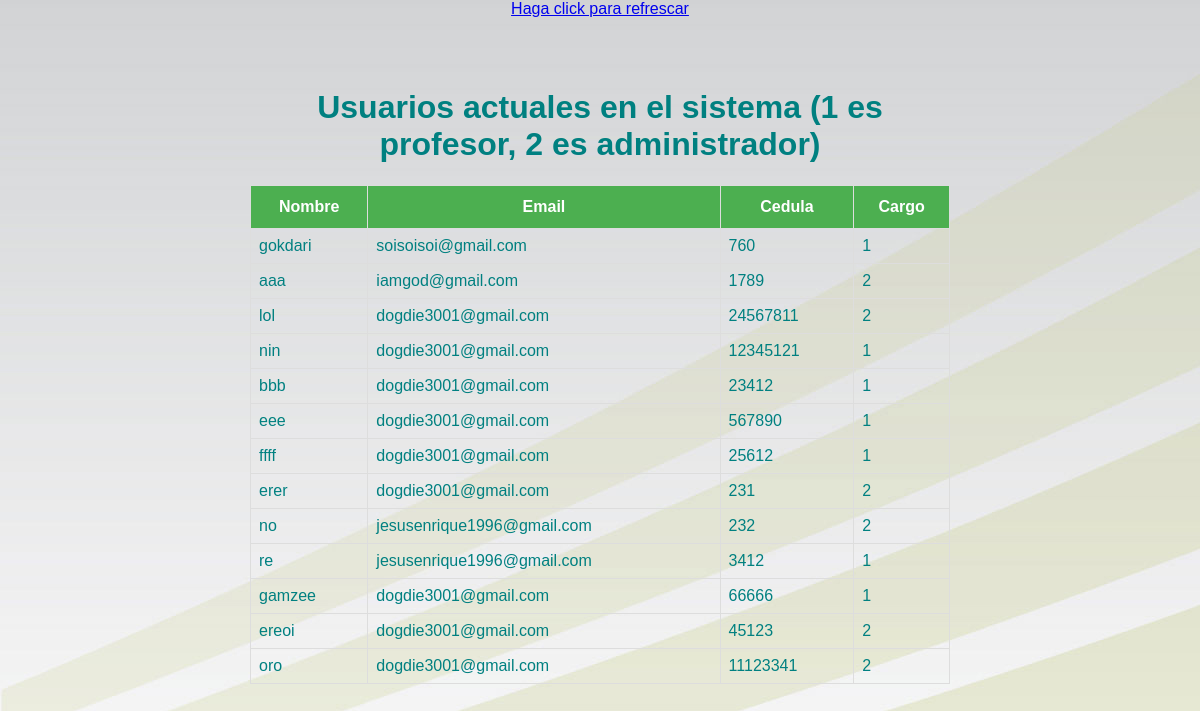
Page /cambiar.php on the committed database.
### tables this page shows
CREATE TABLE `usuarios` (
  `id` int(11) NOT NULL AUTO_INCREMENT,
  `nombre` varchar(100) NOT NULL,
  `clave` varchar(100) NOT NULL,
  `email` varchar(100) NOT NULL,
  `cedula` int(11) NOT NULL,
  `Cargo` int(11) NOT NULL,
  PRIMARY KEY (`id`)
);

### cambiar.php (the view, shortened to what this page needs)
<?php
include_once("connection.php");
$sql = "SELECT * FROM `usuarios` limit 69 ";
$queryRecords = mysqli_query($conn, $sql) or die("Error al buscar");
?>
<html>
<head>
<link rel="stylesheet" href="estilos\clase.css">
</head>
<body>
<div style="text-align: center;"><a href="cambiar.php">Haga click para refrescar</a></div>
<div class="container" style="padding:50px 250px;">
<center><h1>Usuarios actuales en el sistema (1 es profesor, 2 es administrador)</h1></center>
<table id="employee_grid" name="employee_grid" class="table table-condensed table-hover table-striped bootgrid-table" width="60%" cellspacing="0">
   <thead>
      <tr>
         <th><center>Nombre</center></th>
         <th><center>Email</center></th>
		 <th><center>Cedula</center></th>
		 <th><center>Cargo</center></th>
      </tr>
   </thead>
   <tbody id="_editable_table">
      <?php foreach($queryRecords as $res) :?>
      <tr data-row-id="<?php echo $res['id'];?>">
         <td class="editable-col" contenteditable="false" colcambiar='0' oldVal ="<?php echo $res['nombre'];?>"><?php echo $res['nombre'];?></td>
         <td class="editable-col" contenteditable="false" colcambiar='1' oldVal ="<?php echo $res['email'];?>"><?php echo $res['email'];?></td>
         <td class="editable-col" contenteditable="false" colcambiar='2' oldVal ="<?php echo $res['cedula'];?>"><?php echo $res['cedula'];?></td>
		 <td class="editable-col" contenteditable="true"  colcambiar='3' oldVal ="<?php echo $res['Cargo'];?>"><?php echo $res['Cargo'];?></td>
   </tr>
	  <?php endforeach;?>
   </tbody>
</table>
</div>
</html>

### estilos/clase.css (style rules this page uses)
body { font-family:Arial,Helvetica,sans-serif;color:teal;padding:0;margin:0;background-image:url(imagenes/fondo_une.jpg) }
#employee_grid { font-family:"Trebuchet MS",Arial,Helvetica,sans-serif;border-collapse:collapse;width:100% }
#employee_grid td,#employee_grid th { border:1px solid #ddd;padding:8px }
#employee_grid th { padding-top:12px;padding-bottom:12px;text-align:left;background-color:#4CAF50;color:#fff }

### cambiar.php (style rules this page uses)
body { background-image: url("imagenes/fondo_une.jpg") }

### rows in the picture
usuarios: nombre "gokdari", email "soisoisoi@gmail.com", cedula "760", Cargo "1"
usuarios: nombre "aaa", email "iamgod@gmail.com", cedula "1789", Cargo "2"
usuarios: nombre "lol", email "dogdie3001@gmail.com", cedula "24567811", Cargo "2"
usuarios: nombre "nin", email "dogdie3001@gmail.com", cedula "12345121", Cargo "1"
usuarios: nombre "bbb", email "dogdie3001@gmail.com", cedula "23412", Cargo "1"
usuarios: nombre "eee", email "dogdie3001@gmail.com", cedula "567890", Cargo "1"
usuarios: nombre "ffff", email "dogdie3001@gmail.com", cedula "25612", Cargo "1"
usuarios: nombre "erer", email "dogdie3001@gmail.com", cedula "231", Cargo "2"
usuarios: nombre "no", email "jesusenrique1996@gmail.com", cedula "232", Cargo "2"
usuarios: nombre "re", email "jesusenrique1996@gmail.com", cedula "3412", Cargo "1"
usuarios: nombre "gamzee", email "dogdie3001@gmail.com", cedula "66666", Cargo "1"
usuarios: nombre "ereoi", email "dogdie3001@gmail.com", cedula "45123", Cargo "2"
usuarios: nombre "oro", email "dogdie3001@gmail.com", cedula "11123341", Cargo "2"
